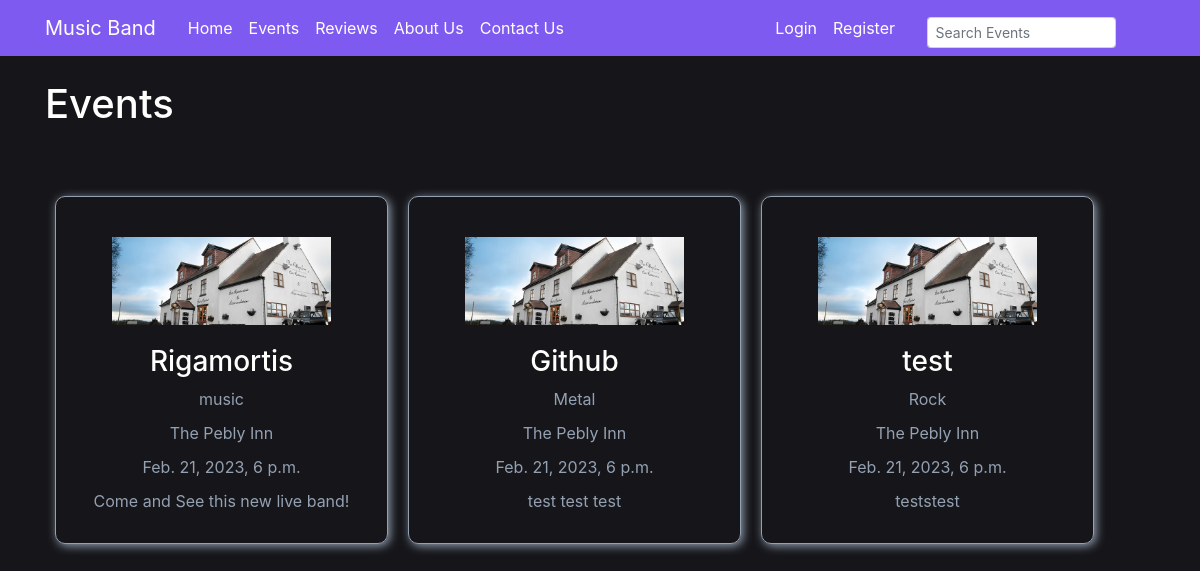
/events/, run on an earlier commit of the app's database.
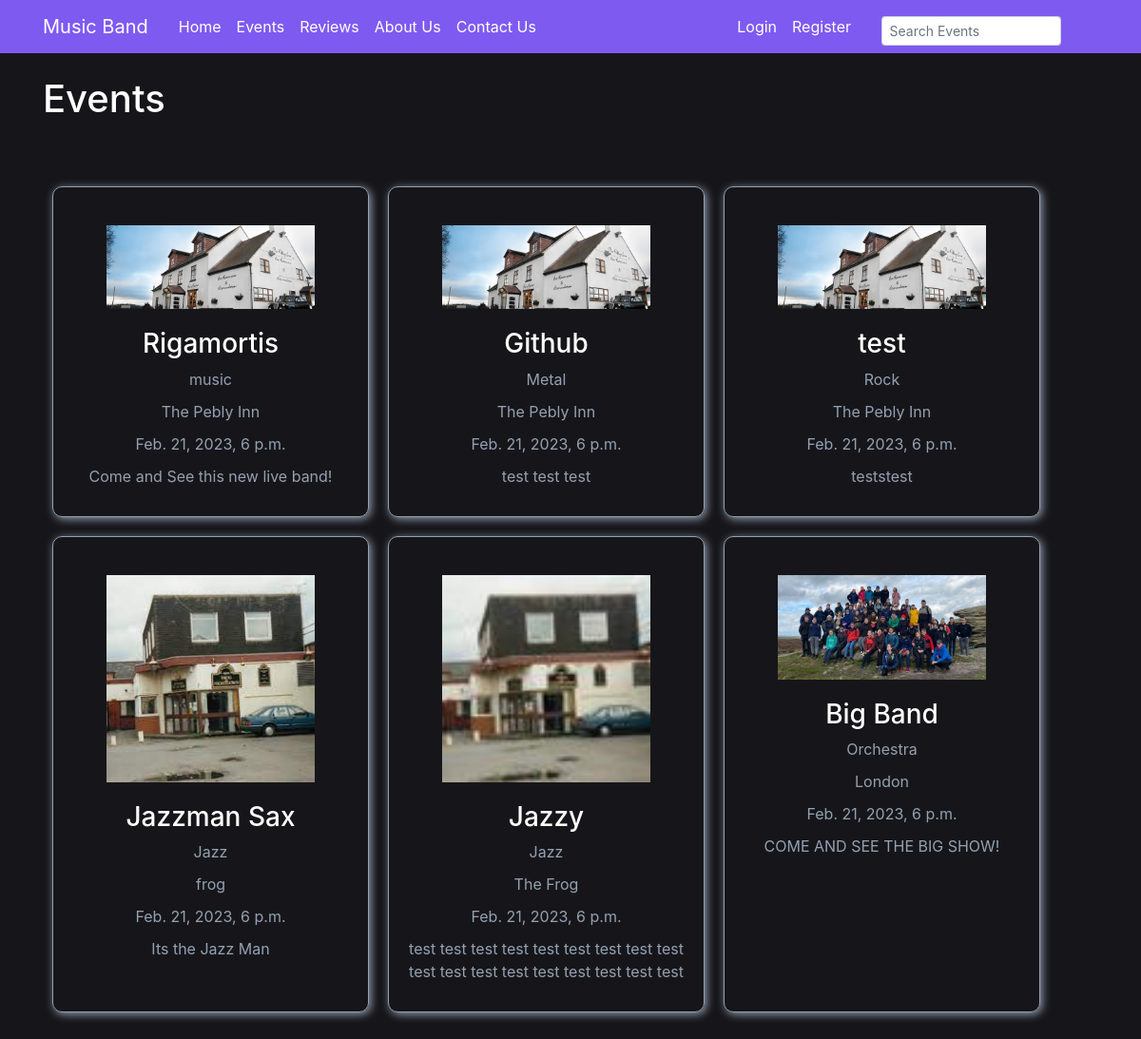
And on a later commit of the database.
### events/models.py (models this page shows, shortened)
class Event(models.Model):
    name = models.CharField(max_length=100)
    event_type = models.CharField(max_length=50)
    location = models.CharField(max_length=100)
    date = models.DateTimeField()
    description = models.TextField()
    photo = models.ImageField(upload_to='')

### events/views.py (the view)
# urls.py: path('events/', EventsListView.as_view(), name='events-events'), # 'events/' maps to the events page
class EventsListView(ListView): # This view is used to display all the events in the database
    model = Event # Tells the view which model to query
    template_name = 'events/events.html' # <app>/<model>_<viewtype>.html
    context_object_name = 'events' # name of the object list that will be used in the template

### events/templates/events/events.html
{% extends "events/base.html" %}
{% block content %}
    <h1>Events</h1>
    <div class="event-container">
        {% for event in events %}
            <div class="event-card">
                <img class="event-card-photo" src="{{ event.photo.url }}">
                <a class="event-card-title" href="{% url 'event-detail' event.id %}"><h3>{{ event.name }}</h3></a>
                <p class="event-card-type">{{ event.event_type }}</p>
                <p class="event-card-location">{{ event.location }}</p>
                <p class="event-card-date">{{ event.date }}</p>
                <p class="event-card-description">{{ event.description }}</p>
            </div>
        {% endfor %}
    </div>
{% endblock content %}

### events/templates/events/base.html (shortened to what this page needs)
{% load static %}
<!doctype html>
<html lang="en">
<head>
    <link rel="stylesheet" href="https://cdn.jsdelivr.net/npm/bootstrap@4.0.0/dist/css/bootstrap.min.css">
    <link rel="stylesheet" type="text/css" href="{% static 'events/main.css' %}">
</head>
<body>
    <header class="site-header">
        <nav class="navbar navbar-expand-md navbar-dark bg-steel fixed-top">
            <div class="container">
                <a class="navbar-brand mr-4" href="{% url "events-home" %}">Music Band</a>
                <div class="collapse navbar-collapse" id="navbarToggle">
                    <div class="navbar-nav mr-auto">
                        <a class="nav-item nav-link" href="{% url "events-home" %}">Home</a>
                        <a class="nav-item nav-link" href="{% url "events-events" %}">Events</a>
                        <a class="nav-item nav-link" href="{% url "events-reviews" %}">Reviews</a>
                        <a class="nav-item nav-link" href="{% url "events-about" %}">About Us</a>
                        <a class="nav-item nav-link" href="{% url "events-contact" %}">Contact Us</a>
                    </div>
                    <div class="navbar-nav">
                        {% if user.is_authenticated and user.username == 'admin' %}
                            <a class="nav-item nav-link" href="{% url "event-create" %}">Create Event</a>
                            <a class="nav-item nav-link" href="{% url "review-create" %}">Create Review</a>
                            <a class="nav-item nav-link" href="{% url "profile" %}">Profile</a>
                            <a class="nav-item nav-link" href="{% url "logout" %}">Logout</a>
                        {% elif user.is_authenticated %}
                            <a class="nav-item nav-link" href="{% url "review-create" %}">Create Review</a>
                            <a class="nav-item nav-link" href="{% url "profile" %}">Profile</a>
                            <a class="nav-item nav-link" href="{% url "logout" %}">Logout</a>
                        {% else %}
                            <a class="nav-item nav-link" href="{% url "login" %}">Login</a>
                            <a class="nav-item nav-link" href="{% url "register" %}">Register</a>
                        {% endif %}
                        <form class="form-inline d-flex justify-content-center md-form form-sm active-purple-2 mt-2" method="POST" action="{% url 'search-events' %}">
                            <input class="form-control form-control-sm mr-3 w-75" type="text" placeholder="Search Events" aria-label="Search" name="searched">
                        </form>
                    </div>
                </div>
            </div>
        </nav>
    </header>
    <main role="main" class="container">
        {% block content %}{% endblock %}
    </main>
    <div class="bottom-page"></div>
</body>
</html>

### events/static/events/main.css (style rules this page uses)
body { background: #16161a; color: #333333; margin-top: 5rem; }
h1, h2, h3, h4, h5, h6 { color: #fffffe; }
p { color: #fffffe; }
.bg-steel { background-color: #7f5af0; }
.site-header .navbar-nav .nav-link { color: #fffffe; }
.bottom-page { padding-top:50px; }
.event-container { padding-top: 50px; display: flex; flex-wrap: wrap; justify-content: left; align-items: left; }
.event-card { width: 30%; margin: 10px; text-align: center; border: 1px solid #94a1b2; border-radius: 10px; padding: 20px; box-shadow: 2px 2px 10px #94a1b2; }
.event-card-title { font-size: 20px; margin-bottom: 10px; color: #7f5af0; }
.event-card-type { font-size: 16px; color: #94a1b2; margin-bottom: 10px; }
.event-card-location { font-size: 16px; margin-bottom: 10px; color: #94a1b2; }
.event-card-date { font-size: 16px; margin-bottom: 10px; color: #94a1b2; }
.event-card-description { font-size: 16px; margin-bottom: 10px; color: #94a1b2; }
.event-card-photo { width: 75%; height: auto; margin-top: 20px; margin-bottom: 20px; }

What changed in the data, as far as the page shows it:
added Event: photo (picture), name "Jazzman Sax", event_type "Jazz", location "frog", date "Feb. 21, 2023, 6 p.m.", description "Its the Jazz Man"
added Event: photo (picture), name "Jazzy", event_type "Jazz", location "The Frog", date "Feb. 21, 2023, 6 p.m.", description "test test test test test test test test test test test test test test test test test test"
added Event: photo (picture), name "Big Band", event_type "Orchestra", location "London", date "Feb. 21, 2023, 6 p.m.", description "COME AND SEE THE BIG SHOW!"
